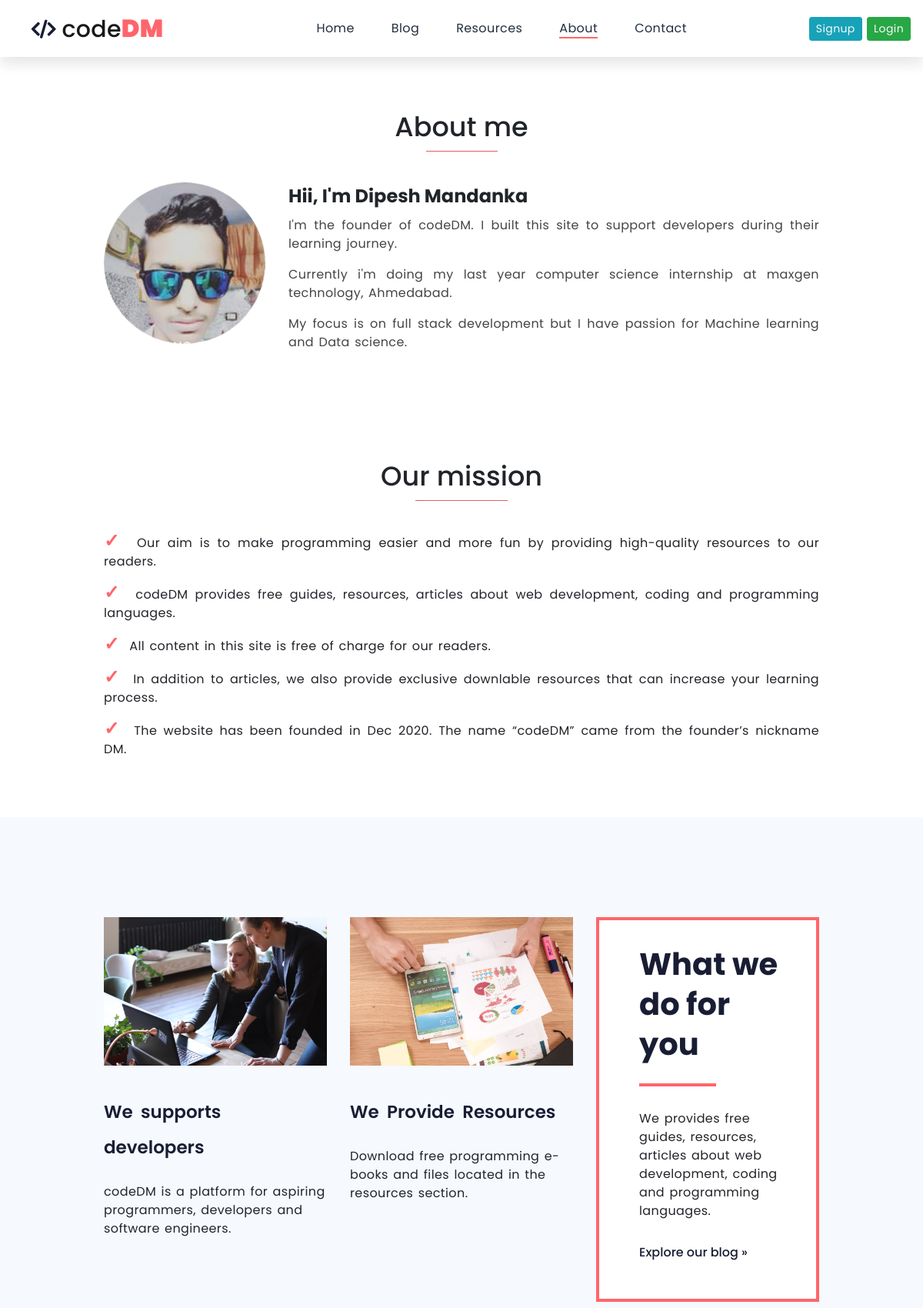
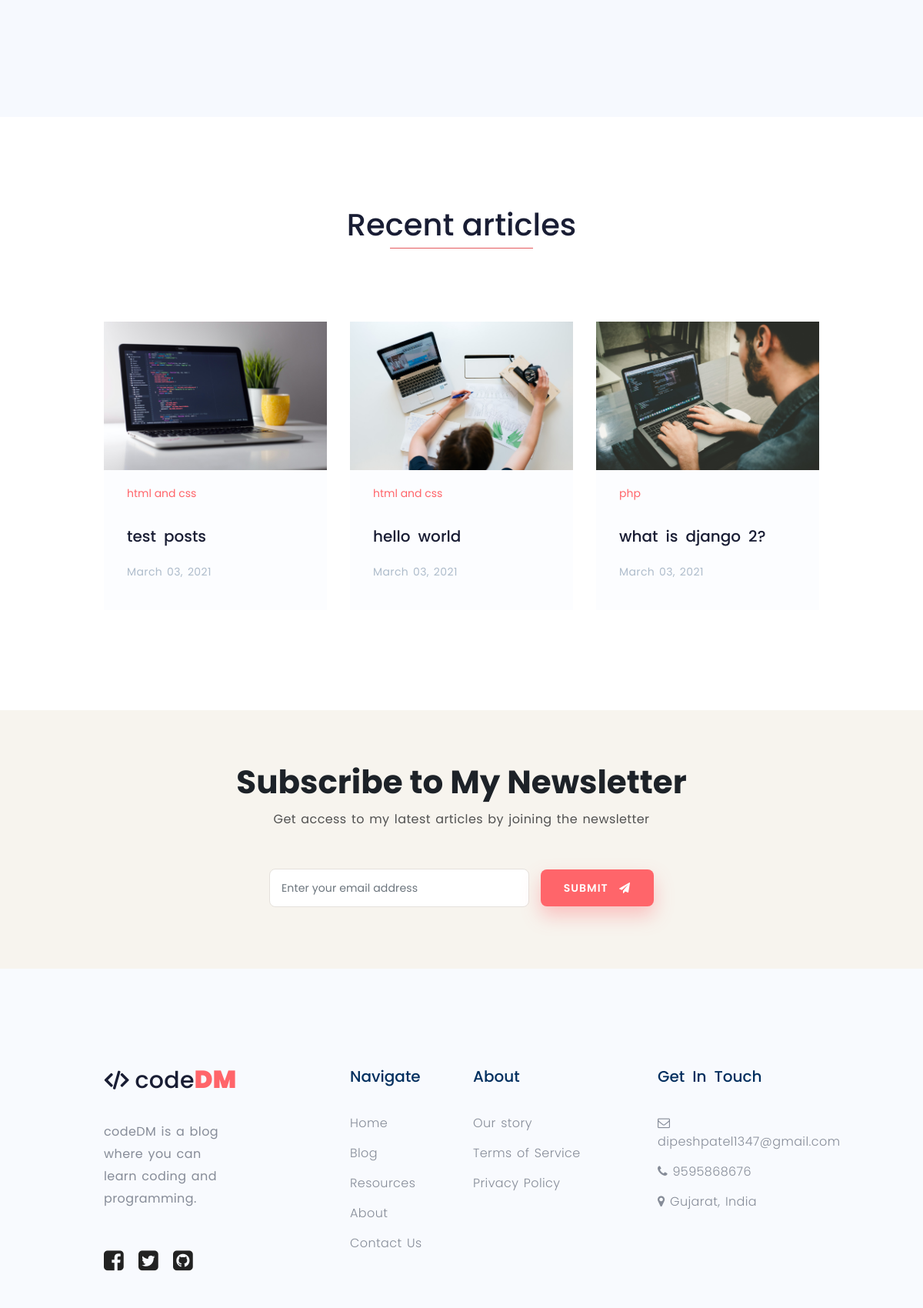
The page /about/ (upper part) on the database its author committed (2 pictures, top to bottom).
### Blogapp/models.py (models this page shows, shortened)
class Post(models.Model):
    title = models.CharField(max_length=255)
    overview = models.TextField(null=True, blank=True)
    slug = models.SlugField(max_length=255, null=True, blank=True)
    body = RichTextUploadingField(null=True)
    time_upload = models.DateTimeField(auto_now_add=True)
    author = models.ForeignKey(Author, on_delete=models.CASCADE)
    thumbnail = models.ImageField(upload_to='thumbnails')
    publish = models.BooleanField()
    category = models.ForeignKey(Category, on_delete=models.CASCADE)
    read = models.IntegerField(default=0)
    likes = models.ManyToManyField(User, related_name='likes', blank=True)
    favourite = models.ManyToManyField(User, related_name='favourite', blank=True)
    class Meta:
        ordering = ['-pk']

class Category(models.Model):
    cat_name = models.CharField(
        max_length=150, help_text="please don't use any symbols and only lowercase letters allowed")
    class Meta:
        ordering = ['cat_name']
    def __str__(self):
        return f'{self.cat_name}'

### Blogapp/views.py (the view)
# urls.py: path('about/', views.about, name='about'),
def about(request):
    posts = Post.objects.all()
    context = {'title': 'codeDM | About', 'posts': posts}
    return render(request, 'about.html', context)

### Blogapp/templates/about.html (shortened to what this page needs)
{% extends 'base.html' %}
{% block body %}
{% load static %}
<section class="about__me">
  <div class="container">
    <div class="about__heading">
      <h2>About me</h2>
      <hr width="10%" color="#ff656a" size="6" style="margin: auto;">
    </div>
    <div class="row">
      <div class="col-xl-3 col-lg-3  col-md-12 about__leftside">
        <img src="{% static 'images/portfolio.png' %}">
      </div>
      <div class="col-xl-9 col-lg-9  col-md-12 about__rightside">
        <span id="typed" style="font-weight: 700;font-size: 24px;">Hii, I'm Dipesh Mandanka</span>
        <p class="mt-2">I'm the founder of codeDM. I built this site to support developers during their learning
          journey.</p>
        <p>Currently i'm doing my last year computer science internship at maxgen technology, Ahmedabad.</p>
        <p>My focus is on full stack development but I have passion for Machine learning and Data science.</p>
      </div>
    </div>
  </div>
  <div class="container">
    <div class="mission__heading">
      <h2>Our mission</h2>
      <hr width="13%" color="#ff656a" size="6" style="margin: auto;">
    </div>
    <div class="row mission_row">
      <div class="mission">
        <ul>
          <li> <span class="check">&#10003;</span>&nbsp;&nbsp;Our aim is to make programming easier and more fun by
            providing high-quality resources to our readers.</li>
          <li> <span class="check">&#10003;</span>&nbsp;&nbsp;codeDM provides free guides, resources, articles about web
            development, coding and programming languages.</li>
          <li> <span class="check">&#10003;</span>&nbsp;&nbsp;All content in this site is free of charge for our
            readers.</li>
          <li><span class="check">&#10003;</span>&nbsp;&nbsp;In addition to articles, we also provide exclusive
            downlable resources that can increase your learning process.</li>
          <li><span class="check">&#10003;</span>&nbsp;&nbsp;The website has been founded in Dec 2020. The name “codeDM”
            came from the founder’s nickname DM.</li>
        </ul>
      </div>
    </div>
  </div>
</section>
<section class="team-profile">
  <div class="container">
    <div class="row">
      <div class="col-xl-4 col-lg-4 col-md-6">
        <div class="single-profile mb-30">
          <div class="single-profile-front">
            <div class="profile-img">
              <img src="{% static 'images/about_mission1.jpg' %}" alt="">
            </div>
            <div class="profile-caption">
              <h4><a href="{% url 'blog' %}" target="_blank">We supports developers</a></h4>
              <p>codeDM is a platform for
                aspiring programmers, developers and software engineers.</p>
            </div>
          </div>
        </div>
      </div>
      <div class="col-xl-4 col-lg-4 col-md-6">
        <div class="single-profile mb-30">
          <div class="single-profile-front">
            <div class="profile-img">
              <img src="{% static 'images/about_mission2.jpg' %}" alt="">
            </div>
            <div class="profile-caption">
              <h4><a href="{% url 'resources' %}" target="_blank">We Provide Resources</a></h4>
              <p>Download free programming e-books and files located in the resources section.
              </p>
            </div>
          </div>
        </div>
      </div>
      <div class="col-xl-4 col-lg-4 col-md-6">
        <div class="single-profile mb-30">
          <div class="single-profile-back-last">
            <h2>What we do for you</h2>
            <p>We provides free guides, resources, articles about web development, coding and programming languages.</p>
            <a href="{% url 'blog' %}" target="_blank">Explore our blog »</a>
          </div>
        </div>
      </div>
    </div>
  </div>
</section>
<div class="recent-area section-paddingt">
  <div class="container">
    <div class="row">
      <div class="col-lg-12">
        <div class="section-tittle text-center">
          <h2>Recent articles</h2>
          <hr width="20%" color="#ff656a" size="6" style="margin: auto;">
        </div>
      </div>
    </div>
    <div class="row">
      {% for post in posts|slice:":3" %}
      <div class="col-xl-4 col-lg-4 col-md-6">
        <div class="single-recent-cap mb-30">
          <div class="recent-img">
            <img src="{{post.thumbnail.url}}" alt="">
          </div>
          <div class="recent-cap">
            <a href="#" style="pointer-events: none;"><span>{{post.category}}</span></a>
            <h4><a href="{% url 'post_detail' post.id post.slug %}">{{post.title}}</a></h4>
            <p>{{post.time_upload|date:"F m, Y"}}</p>
          </div>
        </div>
      </div>
      {% endfor %}
    </div>
  </div>
</div>
<section class="section light-bg bg-cover">
  <div class="container">
    <div class="section-title-wrap section-header text-center">
      <h2 class="title">Subscribe to My Newsletter</h2>
      <p class="subtitle">
        Get access to my latest articles by joining the newsletter
      </p>
    </div>
    <form action="{% url 'newsletter' %}" class="ct-newsletter" method="post">
      <input type="email" class="form-control" placeholder="Enter your email address" name="email" value="" required>
      <button type="submit" class="btn-custom primary" name="button"> Submit <i class="fa fa-paper-plane"
          aria-hidden="true"></i></button>
    </form>
  </div>
</section>
{% endblock body %}

### rows shown on the page
Post: thumbnail (picture), category "html and css", title "test posts", time_upload "March 03, 2021"
Post: thumbnail (picture), category "html and css", title "hello world", time_upload "March 03, 2021"
Post: thumbnail (picture), category "php", title "what is django 2?", time_upload "March 03, 2021"
